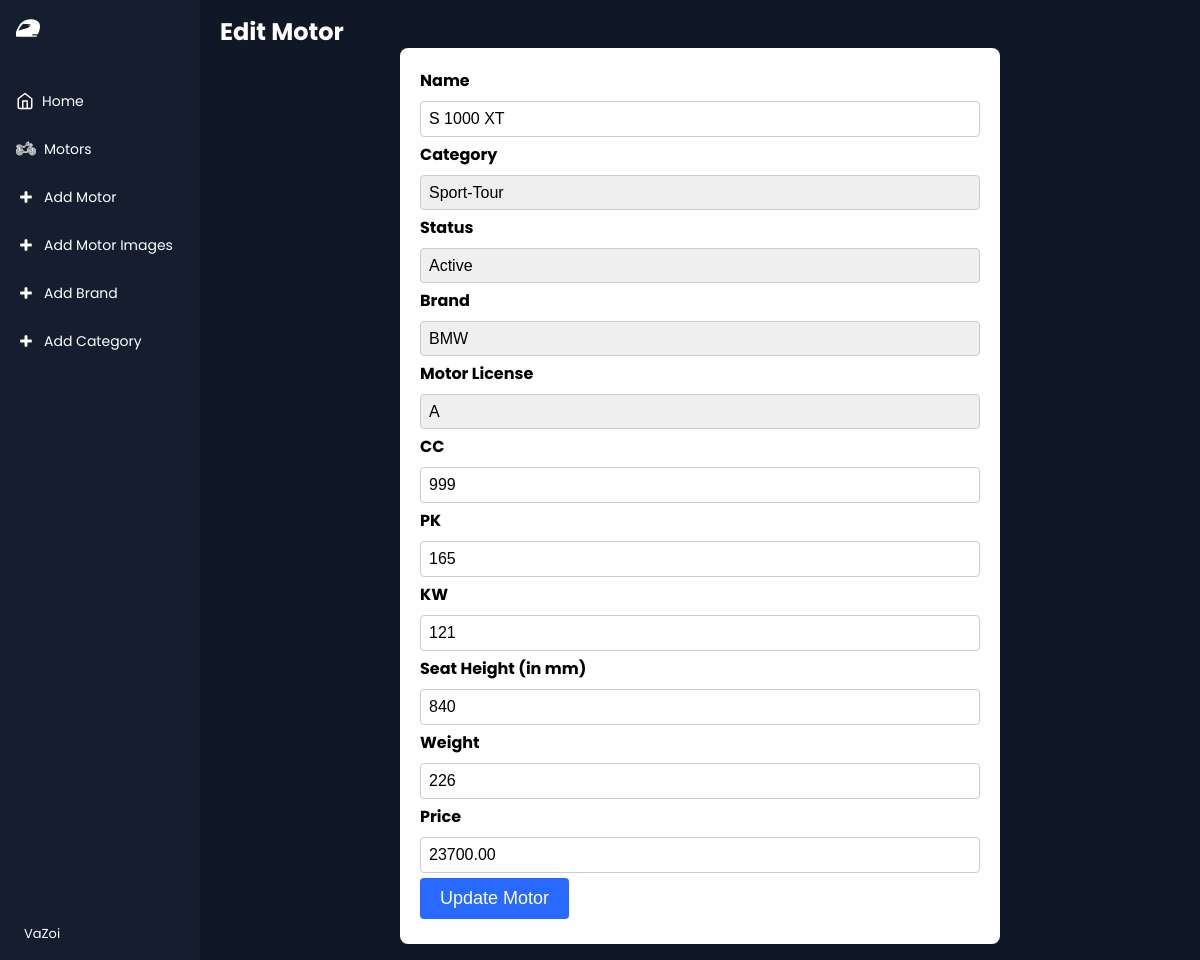
The page /Project/home/edit_motor.php?id=4 on the database its author committed.
### tables this page shows
CREATE TABLE `motors` (
  `motor_id` int(11) NOT NULL,
  `category_id` int(11) DEFAULT NULL,
  `brand_id` int(11) DEFAULT NULL,
  `motorlicense_id` int(11) DEFAULT NULL,
  `status_id` int(11) DEFAULT NULL,
  `name` varchar(255) NOT NULL,
  `price` decimal(10,2) DEFAULT NULL,
  `cc` int(11) DEFAULT NULL,
  `pk` int(11) DEFAULT NULL,
  `kw` int(11) DEFAULT NULL,
  `seat_height` int(11) DEFAULT NULL,
  `weight` int(11) DEFAULT NULL
);

CREATE TABLE `category` (
  `category_id` int(11) NOT NULL,
  `category` varchar(255) NOT NULL
);

CREATE TABLE `status` (
  `status_id` int(11) NOT NULL,
  `status` varchar(255) NOT NULL
);

CREATE TABLE `brands` (
  `brand_id` int(11) NOT NULL,
  `brand_name` varchar(255) NOT NULL
);

CREATE TABLE `motorlicenses` (
  `motorlicense_id` int(11) NOT NULL,
  `motorlicense_name` varchar(255) NOT NULL
);

### Project/database/database.php (called while the page is built, shortened)
<?php
class Database
{
    private $dbh;
    public function __construct()
    {
        $this->host = 'localhost';
        $this->username = 'root';
        $this->password = '';
        $this->database = 'php_FavoriteMotors';
        $this->port = 3306;
        $dsn = "mysql:host=$this->host;port=$this->port;dbname=$this->database";
        try{
            $this->dbh = new PDO($dsn, $this->username, $this->password);
            $this->dbh->setAttribute(PDO::ATTR_ERRMODE, PDO::ERRMODE_EXCEPTION);
        } catch (PDOException $e) {
            die("Connection error: " . $e->getMessage());
        }
    }
    public function run($query, $args = null) : PDOStatement | false
    {
        $stmt = $this->dbh->prepare($query);
        $stmt->execute($args);
        return $stmt;
    }
}

### Project/database/motor.php (called while the page is built, shortened)
<?php
class Motor
{
    private $dbh;
    private $motortable = 'motors';
    public function __construct(Database $dbh)
    {
        $this->dbh = $dbh;
    }
    public function getMotorById($motor_id)
    {
        $query = "
            SELECT m.*, c.category as category_name, b.brand_name as brand_name, s.status as status_name
            FROM $this->motortable m
            LEFT JOIN category c ON m.category_id = c.category_id
            LEFT JOIN brands b ON m.brand_id = b.brand_id
            LEFT JOIN status s ON m.status_id = s.status_id
            WHERE m.motor_id = :motor_id";
        $params = [':motor_id' => $motor_id];
        try {
            $stmt = $this->dbh->run($query, $params);
            return $stmt->fetch(PDO::FETCH_ASSOC);
        } catch (PDOException $e) {
            error_log('Failed to fetch motor: ' . $e->getMessage());
            return false;
        }
    }
}

### Project/database/other.php (called while the page is built, shortened)
<?php
class Other
{
    private $dbh;
    private $categorytable = 'category';
    private $statustable = 'status';
    private $brandtable = 'brands';
    private $motorlicensetable = 'motorlicenses';
    public function __construct(Database $dbh)
    {
        $this->dbh = $dbh;
    }
    public function getCategories() {
        $query = "SELECT * FROM $this->categorytable";
        return $this->dbh->run($query)->fetchAll(PDO::FETCH_ASSOC);
    }
    public function getStatuses() {
        $query = "SELECT * FROM $this->statustable";
        return $this->dbh->run($query)->fetchAll(PDO::FETCH_ASSOC);
    }
    public function getBrands() {
        $query = "SELECT * FROM $this->brandtable";
        return $this->dbh->run($query)->fetchAll(PDO::FETCH_ASSOC);
    }
    public function getMotorlicenses() {
        $query = "SELECT * FROM $this->motorlicensetable";
        return $this->dbh->run($query)->fetchAll(PDO::FETCH_ASSOC);
    }
}

### Project/home/edit_motor.php (the view, shortened to what this page needs)
<?php
require '../database/other.php';
require '../database/database.php';
require '../database/motor.php';
$db = new Database();
$motorModel = new Motor($db);
$other = new Other($db);
$motor_id = $_GET['id'];
$motor = $motorModel->getMotorById($motor_id);
$categories = $other->getCategories();
$statuses = $other->getStatuses();
$brands = $other->getBrands();
$motorlicenses = $other->getMotorlicenses();
?>
<!DOCTYPE html>
<html lang="en">
<head>
    <link rel="stylesheet" href="https://cdnjs.cloudflare.com/ajax/libs/normalize/5.0.0/normalize.min.css">
    <link rel="stylesheet" href="../style/css/style.css">
    <link rel="stylesheet" href="../style/css/add_motor.css">
</head>
<body>
<div class="app-container">
    <div id="nav" class="sidebar"></div>
    <div class="app-content">
        <div class="app-content-header">
            <h1 class="app-content-headerText">Edit Motor</h1>
        </div>
        <div class="form-container">
            <form method="POST">
                <div class="form-group">
                    <label for="name">Name</label>
                    <input type="text" id="name" name="name" value="<?php echo htmlspecialchars($motor['name']); ?>" required>
                </div>
                <div class="form-group">
                    <label for="category_id">Category</label>
                    <select id="category_id" name="category_id" required>
                        <?php
                        foreach ($categories as $category) {
                            echo "<option value='" . htmlspecialchars($category['category_id']) . "'" . ($motor['category_id'] == $category['category_id'] ? ' selected' : '') . ">" . htmlspecialchars($category['category']) . "</option>";
                        }
                        ?>
                    </select>
                </div>
                <div class="form-group">
                    <label for="status_id">Status</label>
                    <select id="status_id" name="status_id" required>
                        <?php
                        foreach ($statuses as $status) {
                            echo "<option value='" . htmlspecialchars($status['status_id']) . "'" . ($motor['status_id'] == $status['status_id'] ? ' selected' : '') . ">" . htmlspecialchars($status['status']) . "</option>";
                        }
                        ?>
                    </select>
                </div>
                <div class="form-group">
                    <label for="brand_id">Brand</label>
                    <select id="brand_id" name="brand_id" required>
                        <?php
                        foreach ($brands as $brand) {
                            echo "<option value='" . htmlspecialchars($brand['brand_id']) . "'" . ($motor['brand_id'] == $brand['brand_id'] ? ' selected' : '') . ">" . htmlspecialchars($brand['brand_name']) . "</option>";
                        }
                        ?>
                    </select>
                </div>
                <div class="form-group">
                    <label for="motorlicense_id">Motor License</label>
                    <select id="motorlicense_id" name="motorlicense_id" required>
                        <?php
                        foreach ($motorlicenses as $motorlicense) {
                            echo "<option value='" . htmlspecialchars($motorlicense['motorlicense_id']) . "'" . ($motor['motorlicense_id'] == $motorlicense['motorlicense_id'] ? ' selected' : '') . ">" . htmlspecialchars($motorlicense['motorlicense_name']) . "</option>";
                        }
                        ?>
                    </select>
                </div>
                <div class="form-group">
                    <label for="cc">CC</label>
                    <input type="number" id="cc" name="cc" value="<?php echo htmlspecialchars($motor['cc']); ?>" required>
                </div>
                <div class="form-group">
                    <label for="pk">PK</label>
                    <input type="number" id="pk" name="pk" value="<?php echo htmlspecialchars($motor['pk']); ?>" required>
                </div>
                <div class="form-group">
                    <label for="kw">KW</label>
                    <input type="number" id="kw" name="kw" value="<?php echo htmlspecialchars($motor['kw']); ?>" required>
                </div>
                <div class="form-group">
                    <label for="seat_height">Seat Height (in mm)</label>
                    <input type="number" id="seat_height" name="seat_height" value="<?php echo htmlspecialchars($motor['seat_height']); ?>" required>
                </div>
                <div class="form-group">
                    <label for="weight">Weight</label>
                    <input type="number" id="weight" name="weight" value="<?php echo htmlspecialchars($motor['weight']); ?>" required>
                </div>
                <div class="form-group">
                    <label for="price">Price</label>
                    <input type="number" id="price" name="price" value="<?php echo htmlspecialchars($motor['price']); ?>" required>
                </div>
                <div class="form-group">
                    <button type="submit">Update Motor</button>
                </div>
            </form>
        </div>
    </div>
</div>
</body>
</html>

### Project/style/css/style.css (style rules this page uses)
* { box-sizing: border-box; }
:root { --app-bg: #101827; --sidebar: rgba(21, 30, 47, 1); --sidebar-main-color: #fff; --table-border: #1a2131; --table-header: #1a2131; --app-content-main-color: #fff; --sidebar-link: #fff; --sidebar-active-link: #1d283c; --sidebar-hover-link: #1a2539; --action-color: #2869ff; --action-color-hover: #6291fd; --app-content-secondary-color: #1d283c; --filter-reset: #2c394f; --filter-shadow: rgba(16, 24, 39, 0.8) 0px 6px 12px -2px, rgba(0, 0, 0, 0.3) 0px 3px 7px -3px; }
body, html { margin: 0; padding: 0; height: 100%; width: 100%; }
body { font-family: "Poppins", sans-serif; background-color: var(--app-bg); -webkit-font-smoothing: antialiased; -moz-osx-font-smoothing: grayscale; }
.app-container { border-radius: 4px; width: 100%; height: 100%; display: flex; overflow: auto; box-shadow: rgba(99, 99, 99, 0.2) 0px 2px 8px 0px; max-width: 2000px; margin: 0 auto; }
.sidebar { flex-basis: 200px; max-width: 200px; flex-shrink: 0; background-color: var(--sidebar); display: flex; flex-direction: column; position: sticky; top: 0; height: 100vh; overflow-y: auto; }
.app-content { padding: 16px; background-color: var(--app-bg); height: 100%; flex: 1; overflow: auto; display: flex; flex-direction: column; }
.app-content-header { display: flex; align-items: center; justify-content: space-between; padding: 0 4px; }
.app-content-headerText { color: var(--app-content-main-color); font-size: 24px; line-height: 32px; margin: 0; }

### Project/style/css/add_motor.css (style rules this page uses)
.form-container { display: flex; justify-content: center; align-items: center; height: 100vh; background-color: #101827; }
.form-container form { width: 80%; max-width: 600px; background-color: #ffffff; padding: 20px; border-radius: 8px; box-shadow: 0 0 10px rgba(0, 0, 0, 0.1); }
.form-group { margin-bottom: 5px; }
.form-group label { display: block; margin-bottom: 8px; font-weight: bold; }
.form-group input[type="text"], .form-group input[type="number"], .form-group select { width: 100%; padding: 8px; font-size: 16px; border: 1px solid #ccc; border-radius: 4px; }
.form-group select { appearance: none; -webkit-appearance: none; -moz-appearance: none; cursor: pointer; }
.form-group button { padding: 10px 20px; font-size: 18px; background-color: #2869ff; color: white; border: none; border-radius: 4px; cursor: pointer; }

### rows shown on the page
motors: name "S 1000 XT", category_id "Sport-Tour", status_id "Active", brand_id "BMW", motorlicense_id "A", cc "999", pk "165", kw "121", seat_height "840", weight "226", price "23700.00"
